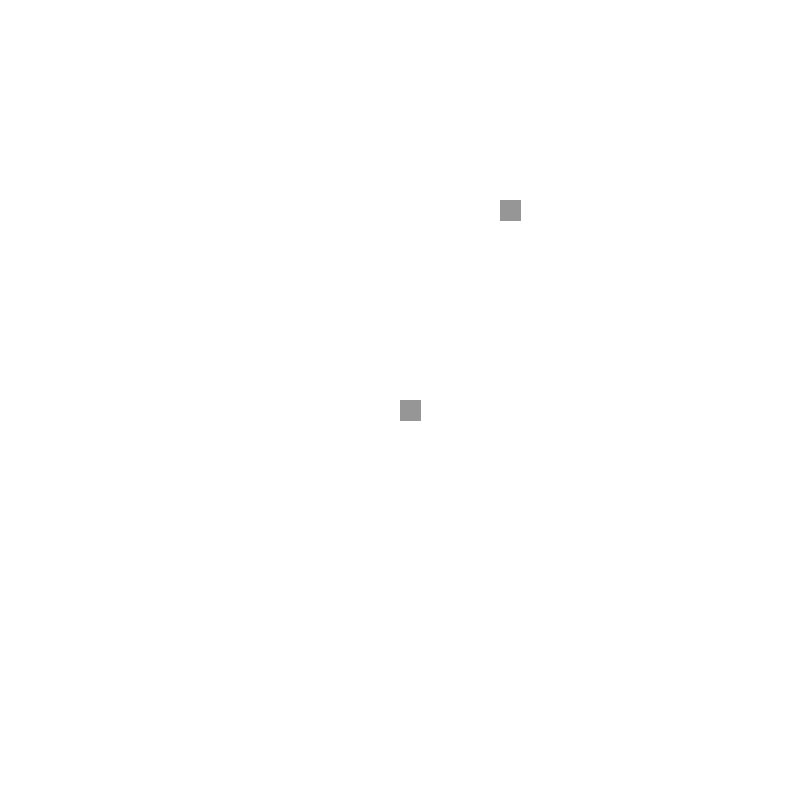
Frame 1 (no input)
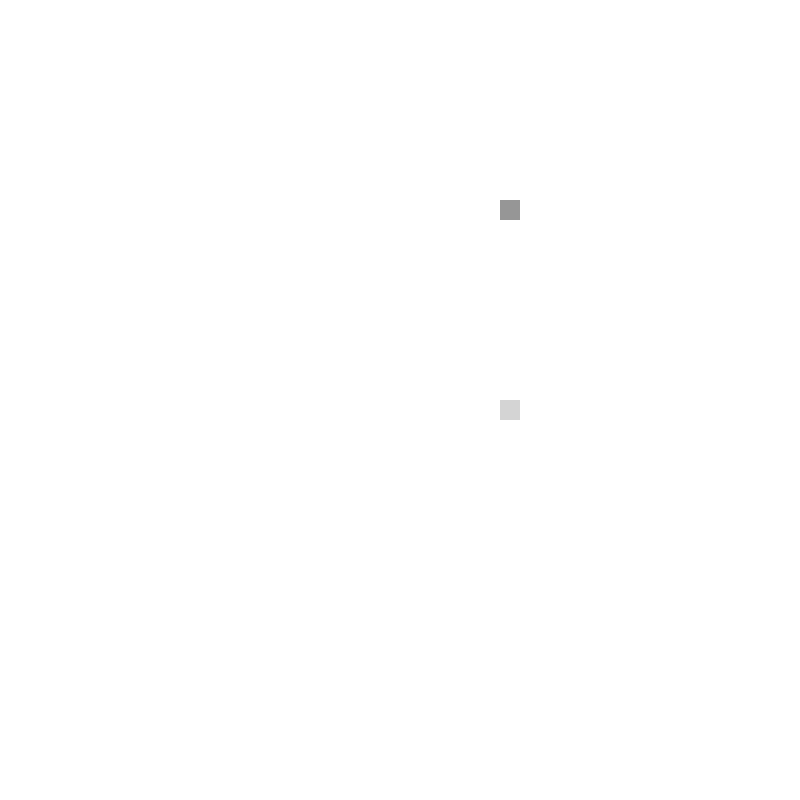
Frame 60 (the mouse pressed at the canvas centre just before this capture)
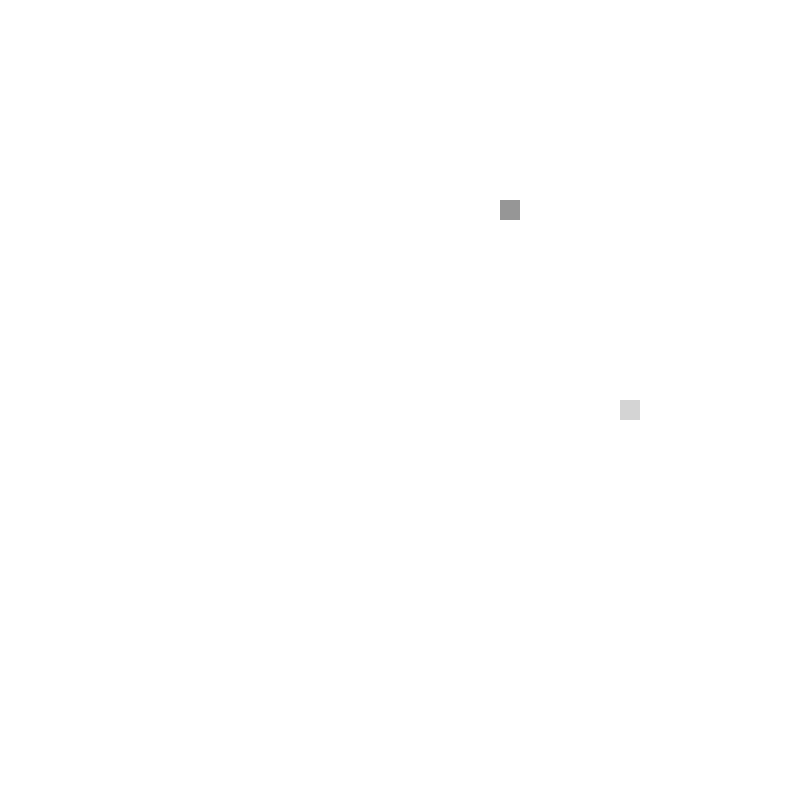
Frame 120 (the mouse held since frame 60 and released just before this capture)

The Processing sketch that drew these frames (run headless with seeded random() and noise(); from frame 60 on, the mouse is pressed at the canvas centre):

// Processing sketch: Tic_Tac_monster
// ── Tic_Tac_monster.pde
int tictacX = (int)random(0,(800/20))*20;
int tictacY = (int)random(0,(800/20))*20;
int startX = 400;
int startY = 400;
int[] positionX = new int[9999];
int[] positionY = new int[9999];
boolean up, down, left, right;
int size = 20;
int time = 0;
int monstersize = 3;

void setup() {
  size(800,800);
  background(255,255,255);
  positionX[0] = 400;
  positionY[0] = 400;
  right = true;

}

void draw() {
  fill(0,0,0);

  rect(tictacX,tictacY,20,20);
  rect(positionX[0],positionY[0],size,size);

  noStroke() ;
  time++;
  
  fill(255,255,255,150);
  rect(0,0,800,800);
  if((time % 10) == 0){
    positionY[1] = positionY[0];
    positionX[1] = positionX[0];
    if (up==true){positionY[0] = positionY[0]-size;}
    if (down==true){positionY[0] = positionY[0]+size;}
    if (left==true){positionX[0] = positionX[0]-size;}
    if (right==true){positionX[0] = positionX[0]+size;}
    

    rect(positionX[0],positionY[0],size,size);
    rect(positionX[1],positionY[1],size,size);

    
    //for(int i=0; i<9998; i++){
    //  positionX[i] = positionX[i+1];
    //  positionY[i] = positionY[i+1]; 
    //}
    //for(int i=0; i<monstersize; i++){
    //  rect(positionX[i],positionY[i],size,size);
    //}
    
  }
  


}


  
void keyPressed(){
  
  
  if (positionX[0]>-10) {
  if (positionY[0]>-10) { 
  if (positionX[0]<810) {
  if (positionY[0]<810) { 
  
  if(key == CODED){   
    if(keyCode == UP){
      up = true;
      down = false;
      left = false;
      right = false;
   }
  }
    if(key == CODED){
    if(keyCode == DOWN){
    down = true;
    up = false;
    left = false;
    right = false;
    }
   } 
    if(key == CODED){
      if(keyCode == RIGHT){
        right = true;
        up = false;
        down = false;
        left = false;
   } 
  }
    if(key == CODED){
    if(keyCode == LEFT){
    left = true;
    up = false;
    down = false;
    right = false;
       } 
      }
     }
    }
   }
  }
 }
